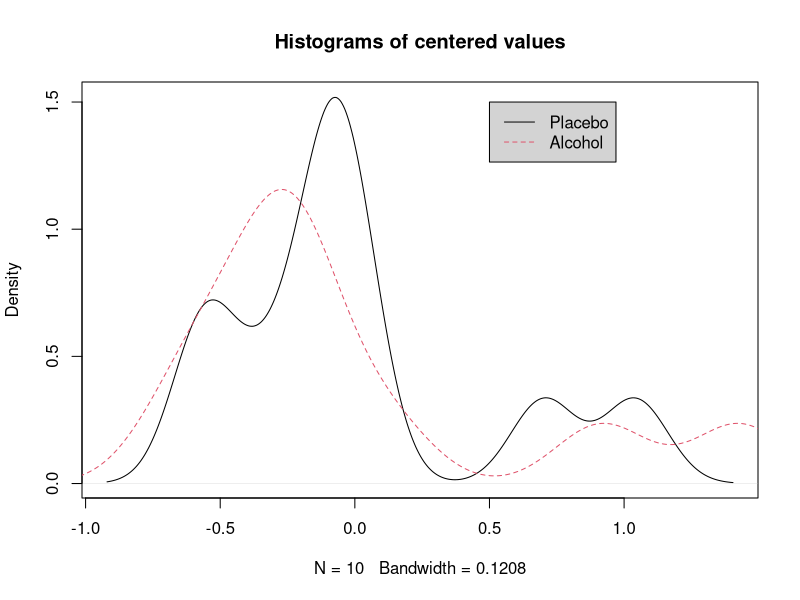
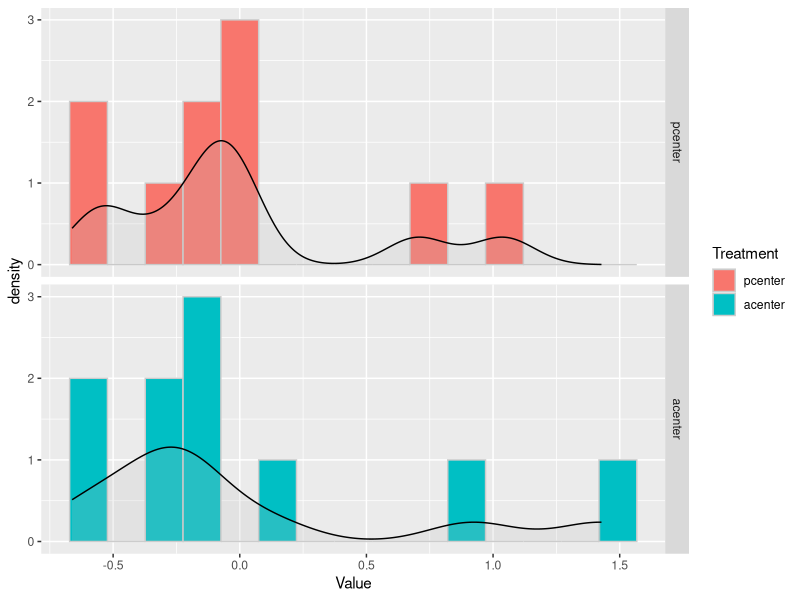
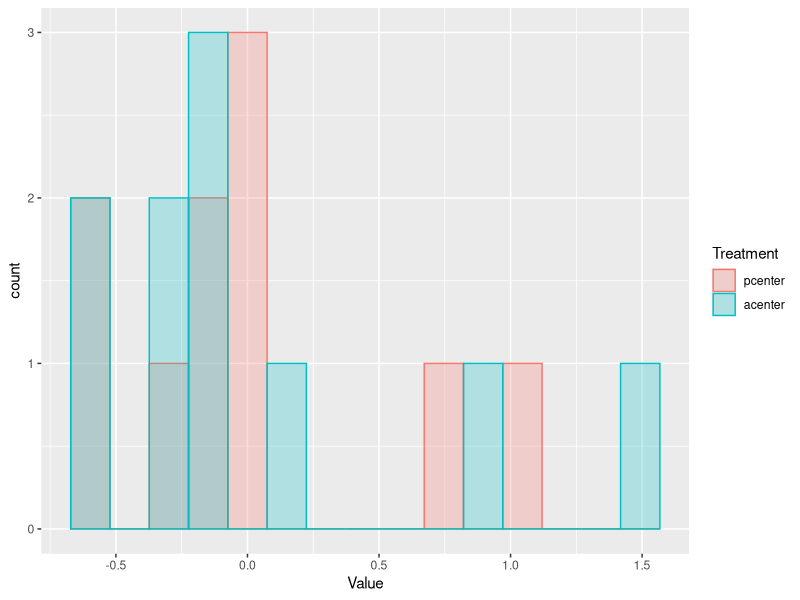

R code for these plots, in order:
placebo=c(0.90,0.37,1.63,0.83,0.95,0.78,0.86,0.61,0.38,1.97)
alcohol=c(1.46,1.45,1.76,1.44,1.11,3.07,0.98,1.27,2.56,1.32)

#manually calculate sum of ranks for placebo
T=sum(rank(c(placebo,alcohol))[1:length(placebo)]);T

#check assumption that centered data have the same distribution
pcenter=placebo-mean(placebo)
acenter=alcohol-mean(alcohol)
# basic plot
plot(density(pcenter),main="Histograms of centered values")
lines(density(acenter),col=2,lty=2,add=TRUE)
legend(0.5,1.5,legend=c("Placebo","Alcohol"),col=1:2,lty=1:2,bg="lightgrey")

# fancy plot
library(ggplot2)
library(reshape2)
# prepare data in long format
lf=melt(cbind(pcenter,acenter))
lf=lf[,-1]
colnames(lf)=c("Treatment","Value")

ggplot(lf, aes(x=Value, fill=Treatment))+
  geom_histogram(bins=15,color="grey80")+
  geom_density(alpha=.2, fill="grey") +
  facet_grid(Treatment~.)

ggplot(lf, aes(x=Value, fill=Treatment, color=Treatment)) +
  geom_histogram(bins=15,position="identity", alpha=0.25)


ks.test(pcenter,acenter)

wilcox.test(placebo,alcohol,conf.int=TRUE)
# The built in function gives a test statistic that is adjusted...see help file